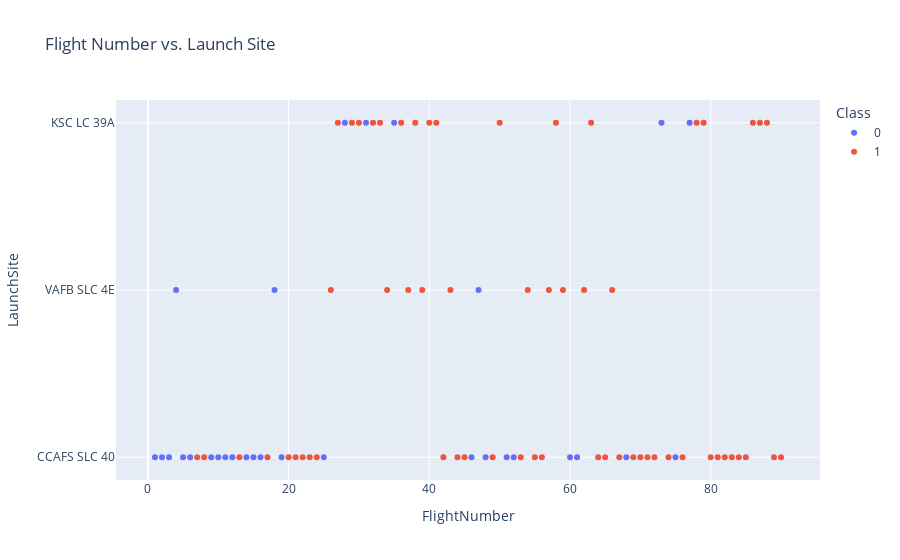

Notebook cell for this chart:
### Code cell
df2 = df.copy()
df2["Class"]=df2["Class"].astype(str)
px.scatter(df2, y="LaunchSite", x="FlightNumber", color="Class", title="Flight Number vs. Launch Site")

### Figure 1 — Plotly figure (JSON) as saved in the notebook; plotly's stock layout.template omitted (floating-point values rounded to 4 significant figures)
{"data": [{"hovertemplate": "Class=0<br>FlightNumber=%{x}<br>LaunchSite=%{y}<extra></extra>", "legendgroup": "0", "marker": {"color": "#636efa", "symbol": "circle"}, "mode": "markers", "name": "0", "orientation": "h", "showlegend": true, "type": "scatter", "x": [1, 2, 3, 4, 5, 6, 9, 10, 11, 12, 14, 15, 16, 18, 19, 25, 28, 31, 35, 46, 47, 48, 51, 52, 60, 61, 68, 73, 75, 77], "xaxis": "x", "y": ["CCAFS SLC 40", "CCAFS SLC 40", "CCAFS SLC 40", "VAFB SLC 4E", "CCAFS SLC 40", "CCAFS SLC 40", "CCAFS SLC 40", "CCAFS SLC 40", "CCAFS SLC 40", "CCAFS SLC 40", "CCAFS SLC 40", "CCAFS SLC 40", "CCAFS SLC 40", "VAFB SLC 4E", "CCAFS SLC 40", "CCAFS SLC 40", "KSC LC 39A", "KSC LC 39A", "KSC LC 39A", "CCAFS SLC 40", "VAFB SLC 4E", "CCAFS SLC 40", "CCAFS SLC 40", "CCAFS SLC 40", "CCAFS SLC 40", "CCAFS SLC 40", "CCAFS SLC 40", "KSC LC 39A", "CCAFS SLC 40", "KSC LC 39A"], "yaxis": "y"}, {"hovertemplate": "Class=1<br>FlightNumber=%{x}<br>LaunchSite=%{y}<extra></extra>", "legendgroup": "1", "marker": {"color": "#EF553B", "symbol": "circle"}, "mode": "markers", "name": "1", "orientation": "h", "showlegend": true, "type": "scatter", "x": [7, 8, 13, 17, 20, 21, 22, 23, 24, 26, 27, 29, 30, 32, 33, 34, 36, 37, 38, 39, 40, 41, 42, 43, 44, 45, 49, 50, 53, 54, 55, 56, 57, 58, 59, 62, 63, 64, 65, 66, 67, 69, 70, 71, 72, 74, 76, 78, 79, 80, 81, 82, 83, 84, 85, 86, 87, 88, 89, 90], "xaxis": "x", "y": ["CCAFS SLC 40", "CCAFS SLC 40", "CCAFS SLC 40", "CCAFS SLC 40", "CCAFS SLC 40", "CCAFS SLC 40", "CCAFS SLC 40", "CCAFS SLC 40", "CCAFS SLC 40", "VAFB SLC 4E", "KSC LC 39A", "KSC LC 39A", "KSC LC 39A", "KSC LC 39A", "KSC LC 39A", "VAFB SLC 4E", "KSC LC 39A", "VAFB SLC 4E", "KSC LC 39A", "VAFB SLC 4E", "KSC LC 39A", "KSC LC 39A", "CCAFS SLC 40", "VAFB SLC 4E", "CCAFS SLC 40", "CCAFS SLC 40", "CCAFS SLC 40", "KSC LC 39A", "CCAFS SLC 40", "VAFB SLC 4E", "CCAFS SLC 40", "CCAFS SLC 40", "VAFB SLC 4E", "KSC LC 39A", "VAFB SLC 4E", "VAFB SLC 4E", "KSC LC 39A", "CCAFS SLC 40", "CCAFS SLC 40", "VAFB SLC 4E", "CCAFS SLC 40", "CCAFS SLC 40", "CCAFS SLC 40", "CCAFS SLC 40", "CCAFS SLC 40", "CCAFS SLC 40", "CCAFS SLC 40", "KSC LC 39A", "KSC LC 39A", "CCAFS SLC 40", "CCAFS SLC 40", "CCAFS SLC 40", "CCAFS SLC 40", "CCAFS SLC 40", "CCAFS SLC 40", "KSC LC 39A", "KSC LC 39A", "KSC LC 39A", "CCAFS SLC 40", "CCAFS SLC 40"], "yaxis": "y"}], "layout": {"autosize": true, "legend": {"title": {"text": "Class"}, "tracegroupgap": 0}, "title": {"text": "Flight Number vs. Launch Site"}, "xaxis": {"anchor": "y", "autorange": true, "domain": [0, 1], "range": [-4.447, 95.45], "title": {"text": "FlightNumber"}, "type": "linear"}, "yaxis": {"anchor": "x", "autorange": true, "domain": [0, 1], "range": [-0.1465, 2.146], "title": {"text": "LaunchSite"}, "type": "category"}}}
